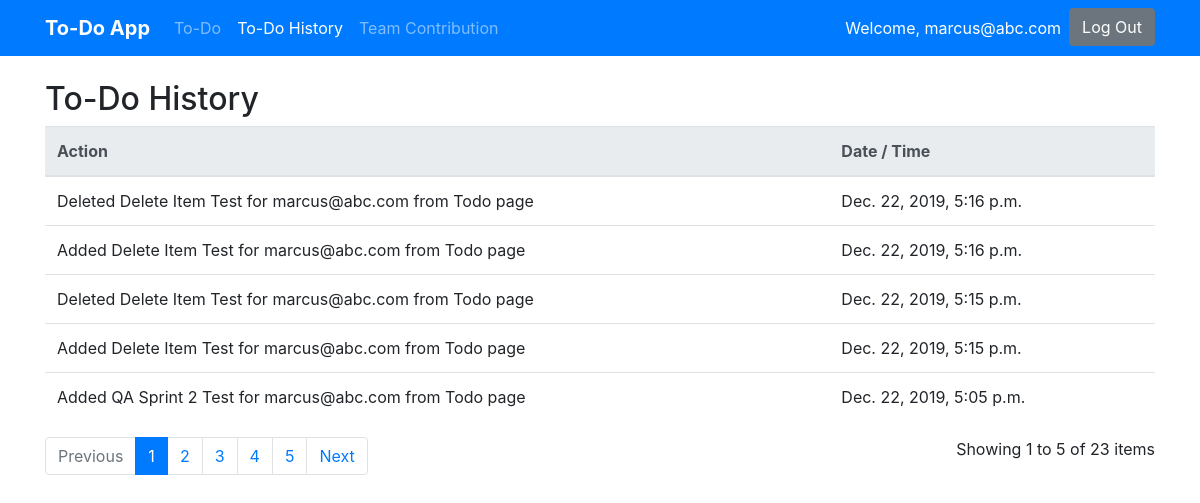
The page /historyItem/ (signed in) on the database its author committed.
### To_do_page/models.py (models this page shows)
class ArchiveHistory(models.Model):
    owner = models.CharField(max_length=100)
    Todo = models.CharField(max_length=100)
    Timecreated = models.DateTimeField()
    action = models.CharField (max_length=10)

### To_do_page/views.py (the view)
# urls.py: path('historyItem/', historyItem, name='todohistorypage'),
def historyItem(request):
    all_todo = ArchiveHistory.objects.all().order_by('-Timecreated')
    context = {
        'all_items': all_todo
    }
    paginator = Paginator(all_todo, 5)
    page = request.GET.get('page')
    if page is not None:
        all_todo = paginator.get_page(page)
        context['all_items'] = all_todo
    else:
        all_todo = paginator.get_page(1)
        context['all_items'] = all_todo
    return render(request, 'history_page.html', context)

### To_do_page/templates/history_page.html (shortened to what this page needs)
{% extends 'base.html' %}
{% block content %}
{% if user.is_authenticated %}
<br />
<h2>To-Do History</h2>
<table class="table" id="to-do-history-table">
	<thead class="thead-light">
        <tr>
            <th>Action</th>
            <th>Date / Time</th>
        </tr>
	</thead>
	<tbody>
		{% for todo_item in all_items %}
		<tr>
			<td><div name="item">{{todo_item.action }} {{todo_item.Todo }} for {{todo_item.owner }} from Todo page</div></td>
			<td><div name='time'>{{todo_item.Timecreated }}</div></td>
		</tr>
		{% endfor %}
	</tbody>
</table>
<div class="row">
	<div class="col-sm-8">
		{% if all_items.has_other_pages %}
		<ul class="pagination">
		  {% if all_items.has_previous %}
			<li class="page-item"><a class="page-link" href="?page={{ all_items.previous_page_number }}">Previous</a></li>
		  {% else %}
			<li class="page-item disabled"><span class="page-link">Previous</span></li>
		  {% endif %}
		  {% for i in all_items.paginator.page_range %}
			{% if all_items.number == i %}
			  <li class="page-item active"><span class="page-link">{{ i }} <span class="sr-only">(current)</span></span></li>
			{% else %}
			  <li class="page-item"><a class="page-link" href="?page={{ i }}">{{ i }}</a></li>
			{% endif %}
		  {% endfor %}
		  {% if all_items.has_next %}
			<li class="page-item"><a class="page-link" href="?page={{ all_items.next_page_number }}">Next</a></li>
		  {% else %}
			<li class="page-item disabled"><span class="page-link">Next</span></li>
		  {% endif %}
		</ul>
	  {% endif %}
	</div>
	<div class="col-sm-4">
		<p id="pagination-count">Showing {{ all_items.start_index }} to {{ all_items.end_index }} of {{ all_items.paginator.count }} items</p>
	</div>
</div>
{% else %}
<p name='error_msg'>You are not logged in</p>
<a class="btn btn-primary" href="{% url 'login' %}">Login</a>
{% endif %}
{% endblock %}

### templates/base.html (shortened to what this page needs)
{% load static %}
<!DOCTYPE html>
<html>
<head>
    <link rel="stylesheet" href="https://stackpath.bootstrapcdn.com/bootstrap/4.3.1/css/bootstrap.min.css"
>
    <link rel="stylesheet" href="{% static 'css/styles.css' %}">
</head>
<body>
    <nav class="navbar navbar-expand-md navbar-dark bg-primary">
        <div class="container">
            <a class="navbar-brand" href="{% url 'todopage' %}" style="font-weight: bold;">To-Do App</a>
            <div class="collapse navbar-collapse" id="navbarNav">
                <ul class="navbar-nav mr-auto">
                    {% if request.user.is_authenticated %}
                    <li class="nav-item {% if request.resolver_match.url_name == 'todopage' %}active{% endif %}">
                        <a class="nav-link" href="{% url 'todopage' %}">To-Do</a>
                    </li>
                    <li class="nav-item {% if request.resolver_match.url_name == 'todohistorypage' %}active{% endif %}">
                        <a class="nav-link" href="{% url 'todohistorypage' %}">To-Do History</a>
                    </li>
                    <li class="nav-item {% if request.resolver_match.url_name == 'contributionpage' %}active{% endif %}">
                        <a class="nav-link" href="{% url 'contributionpage' %}">Team Contribution</a>
                    </li>
                    {% endif %}
                </ul>
                <ul class="navbar-nav ml-auto">
                    {% if not request.user.is_authenticated %}
                    <li class="nav-item">
                        <a class="btn btn-secondary" href="{% url 'login' %}">Login</a>
                    </li>
                    {% else %}
                    <li class="nav-item">
                        <a class="nav-link active">Welcome, {{ user.username }}</a>
                    </li>
                    <li class="nav-item">
                        <a class="btn btn-secondary" href="{% url 'logout' %}">Log Out</a>
                    </li>
                    {% endif %}
                </ul>
            </div>
        </div>
    </nav>
    <div class="container">
        <main>
            {% block content %}
            {% endblock %}
        </main>
    </div>
</body>
</html>

### To_do_page/static/css/styles.css (style rules this page uses)
#to-do-table, #to-do-history-table { word-wrap: break-word; overflow-wrap: break-word; }
#pagination-count { display: block; text-align: right; }

### rows shown on the page
ArchiveHistory: action "Deleted", Todo "Delete Item Test", owner "marcus@abc.com", Timecreated "Dec. 22, 2019, 5:16 p.m."
ArchiveHistory: action "Added", Todo "Delete Item Test", owner "marcus@abc.com", Timecreated "Dec. 22, 2019, 5:16 p.m."
ArchiveHistory: action "Deleted", Todo "Delete Item Test", owner "marcus@abc.com", Timecreated "Dec. 22, 2019, 5:15 p.m."
ArchiveHistory: action "Added", Todo "Delete Item Test", owner "marcus@abc.com", Timecreated "Dec. 22, 2019, 5:15 p.m."
ArchiveHistory: action "Added", Todo "QA Sprint 2 Test", owner "marcus@abc.com", Timecreated "Dec. 22, 2019, 5:05 p.m."

### other values the page prints
{{ user.username }} "marcus@abc.com"
{{ i }} "1"
{{ i }} "2" "3" "4" "5"
{{ all_items.start_index }} "1"
{{ all_items.end_index }} "5"
{{ all_items.paginator.count }} "23"
